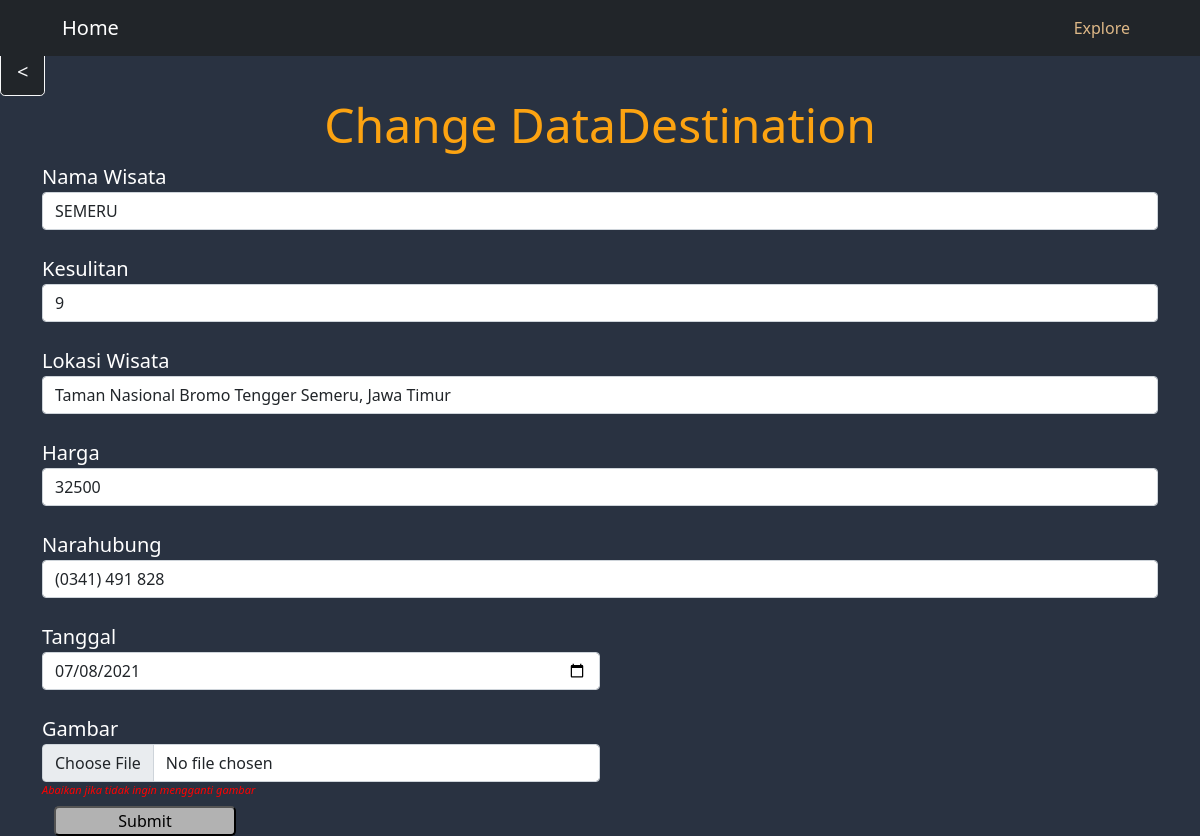
/admin/schedule/form.php?schedule_id=49 (signed in), run on the app's committed database.
### tables this page shows
CREATE TABLE `schedule_t` (
  `schedule_id` int(11) NOT NULL,
  `nama_wisata` varchar(255) DEFAULT NULL,
  `tanggal_wisata` varchar(255) DEFAULT NULL,
  `lokasi_wisata` varchar(255) DEFAULT NULL,
  `kesulitan` varchar(255) DEFAULT NULL,
  `narahubung` varchar(255) DEFAULT NULL,
  `harga_wisata` varchar(255) DEFAULT NULL,
  `gambar_wisata` varchar(255) DEFAULT NULL
);

### admin/functions.php (called while the page is built, shortened)
<?php
    $host = 'localhost';
    $uname = 'id16878645_userformm';
    $pass = 'Mountaineerz2021@';
    $db_name = 'id16878645_userform';
    $conn = new mysqli($host, $uname, $pass, $db_name);
    function select($query)
    {
        global $conn;
        $data = $conn->query($query);
        $rows = [];
        if ($data->num_rows > 0) {
            while ($row = $data->fetch_assoc()) {
                $rows[] = $row;
            }
        }
        return $rows;
    }
?>

### admin/schedule/form.php (the view, shortened to what this page needs)
<?php
    require '../functions.php';
    if (isset($_GET['schedule_id'])) {
        $schedule = select("SELECT * FROM schedule_t WHERE schedule_id = {$_GET['schedule_id']}")[0];
    }
?>
<!DOCTYPE html>
<html lang="en">
  <head>
    <link rel="stylesheet" type="text/css" href="../css/bootstrap.min.css">
    <link rel="stylesheet" href="https://cdnjs.cloudflare.com/ajax/libs/animate.css/4.1.1/animate.min.css"/>
    <link rel="stylesheet" type="text/css" href="style.css">
  </head>
  <body id="page-top" style="background-color: #293241;">
      <nav class="navbar navbar-expand-lg navbar-dark bg-dark fixed-top" id="mainNav">
          <div class="container-fluid">
            <a class="navbar-brand" href="../index.php" style="margin-left:50px;">Home</a>
            <div class="collapse navbar-collapse" id="navbarSupportedContent">
              <ul class="navbar-nav ms-auto">
                  <li class="nav-item">
                      <a class="nav-link" href="../schedule/index.php" style = "color : burlywood;margin-right:50px">Explore</a>
                  </li>
              </ul>
            </div>
          </div>
      </nav>
      <br><br><a class="btn btn-dark btn-lg btn-outline-light" href="index.php" role="button" style="right: 100px;"><</a>
      <div class="container">
        <h3 style="text-align: center; color :#FCA311" class="display-5 animate__animated animate__fadeInDown"><?= isset($schedule) ? 'Change Data' : 'Add' ?>Destination</h3>
        <form action="" method="POST" enctype="multipart/form-data">
          <div class="form-group">
            <label for="schedule" style="color: white; font-size: 20px;">Nama Wisata</label>
            <input type="text" class="form-control" id="nama_wisata" name="nama_wisata" placeholder="Add the Destination" required value="<?= $schedule['nama_wisata'] ?? '' ?>">
          </div>
          <br>
          <div class="form-group">
            <label for="schedule" style="color: white; font-size: 20px;">Kesulitan</label>
            <input type="text" class="form-control" id="kesulitan" name="kesulitan" placeholder="Add the Level" required value="<?= $schedule['kesulitan'] ?? '' ?>">
          </div>
          <br>
          <div class="form-group">
            <label for="schedule" style="color: white; font-size: 20px;">Lokasi Wisata</label>
            <input type="text" class="form-control" id="lokasi_wisata" name="lokasi_wisata" placeholder="Add the Location" required value="<?= $schedule['lokasi_wisata'] ?? '' ?>">
          </div>
          <br>
          <div class="form-group">
            <label for="schedule" style="color: white; font-size: 20px;">Harga</label>
            <input type="text" class="form-control" id="harga_wisata" name="harga_wisata" placeholder="Add the Price" required value="<?= $schedule['harga_wisata'] ?? '' ?>">
          </div>
          <br>
          <div class="form-group">
            <label for="schedule" style="color: white; font-size: 20px;">Narahubung</label>
            <input type="text" class="form-control" id="narahubung" name="narahubung" placeholder="Add the Contact Person" required value="<?= $schedule['narahubung'] ?? '' ?>">
          </div>
          <br>
          <div class="col-md-6" >
            <div class="form-group">
              <label for="flight_no"style="color: white; font-size: 20px;">Tanggal</label>
              <input type="date" class="form-control" id="tanggal_wisata" name="tanggal_wisata" required value="<?= $schedule['tanggal_wisata'] ?? '' ?>">
            </div>
          </div>
          <br>
          <div class="col-md-6" >
            <div class="form-group">
              <label for="flight_no"style="color: white; font-size: 20px;">Gambar</label>
              <input type="file" class="form-control" id="gambar_wisata" name="gambar_wisata" value="<?= $schedule['gambar_wisata'] ?? '' ?>">
              <i style="float:left; font-size : 11px; color:red">Abaikan jika tidak ingin mengganti gambar</i>
            </div>
          </div>
          <br>
            <div class="container">
            <div class="col col-lg-2">
                <input type="submit" style="border-radius: 5px ;background-color:#B2B2B2; float:right" value="Submit" name="<?= isset($schedule) ? 'change' : 'save' ?>">
            </div>
            </div>
        </form>
      </div>
  </body>
</html>

### admin/schedule/style.css (style rules this page uses)
input[type="submit"] { width: 100%; margin-top: 0; }

### data on the page
schedule_t: nama_wisata "SEMERU", kesulitan "9", lokasi_wisata "Taman Nasional Bromo Tengger Semeru, Jawa Timur", harga_wisata "32500", narahubung "(0341) 491 828", tanggal_wisata "07/08/2021"
